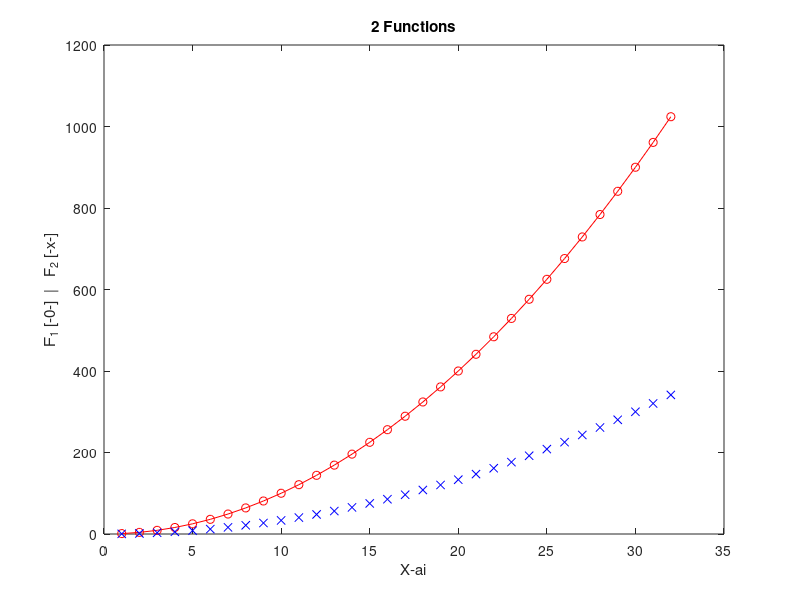

MATLAB code to generate this figure:
%Riya Dakshesh Modi, EDIfu25/1, 11/09/2026

% Paprastas skriptas

x = 1:32;
y = x.^2;

plot(x, y, 'o-r', x, y/3, 'xb')
title('2 Functions')
xlabel('X-ai')
ylabel('F_1 [-0-]  |   F_2 [-x-]')

N = 5;

% Vector
v = N+1:0.5:N+4;

% Matrix A
A = [N   N+1 N+2;
     N+3 N+4 N+5;
     N+6 N+7 N+8];

% Green element a
a = A(3,2);

% Green element b
b = A(2:3,1:2);

% Green element c
c = [A(1,1) A(1,3) A(3,1) A(3,3)];

% Display results
disp('Vector v:')
disp(v)

disp('Matrix A:')
disp(A)

disp('a =')
disp(a)

disp('b =')
disp(b)

disp('c =')
disp(c)
